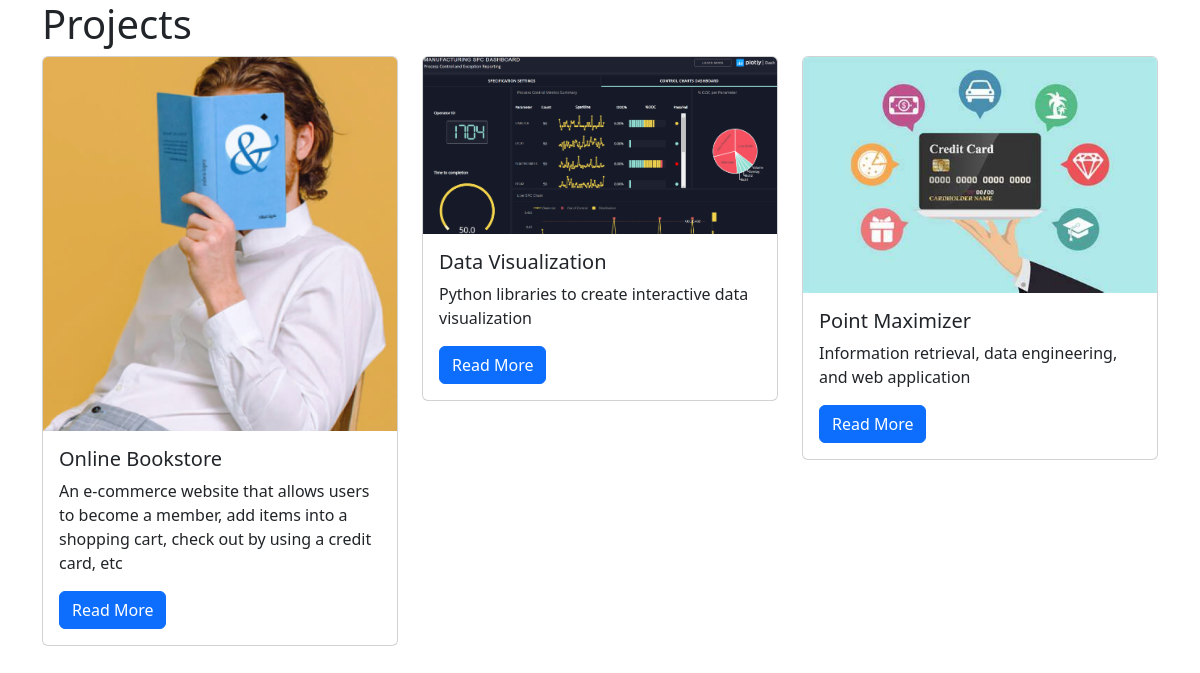
/projects/, run on the app's committed database.
### projects/models.py (models this page shows)
class Project(models.Model):
    title = models.CharField(max_length=20)
    description = models.TextField()
    technology = models.CharField(max_length=70)
    image = models.FileField(upload_to="project_images/", blank=True)

### projects/views.py (the view)
# urls.py: path("", views.project_index, name="project_index"),
def project_index(request):
    projects = Project.objects.all()
    context = {
        "projects": projects
    }
    return render(request, "projects/project_index.html", context)

### projects/templates/projects/project_index.html
{% extends "base.html" %}
{% block page_content %}
<h1>Projects</h1>
<div class="row">
{% for project in projects %}
    <div class="col-md-4">
        <div class="card mb-2">
            {% if project.image %}
                <img class="card-img-top" src="{{ project.image.url }}" alt="Project Image">
            {% endif %}
            <div class="card-body">
                <h5 class="card-title">{{ project.title }}</h5>
                <p class="card-text">{{ project.description }}</p>
                <a href="{% url 'project_detail' project.pk %}"
                   class="btn btn-primary">
                    Read More
                </a>
            </div>
        </div>
    </div>
    {% endfor %}
</div>
{% endblock %}

### templates/base.html (shortened to what this page needs)
<!DOCTYPE html>
<html lang="en">
<head>
    <link
        href="https://cdn.jsdelivr.net/npm/bootstrap@5.3.1/dist/css/bootstrap.min.css"
        rel="stylesheet"
    >
</head>
<body class="container">
{% block page_content %}{% endblock page_content %}
</body>
</html>

### data on the page
Project: image (picture), title "Online Bookstore", description "An e-commerce website that allows users to become a member, add items into a shopping cart, check out by using a credit card, etc"
Project: image (picture), title "Data Visualization", description "Python libraries to create interactive data visualization"
Project: image (picture), title "Point Maximizer", description "Information retrieval, data engineering, and web application"
